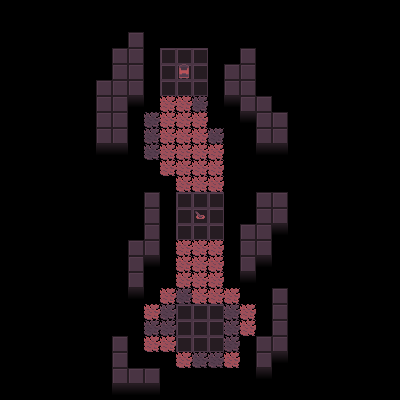

This is a level from a 2D game, rendered from its Tiled map with the project's own tilesets. A one-line summary and the complete map file follow:
An orthogonal 25x25 tile map with 16x16 px tiles, 4 tile layers (Ground, SwitchOff, SwitchOn, Stuff).

<map version="1.2" tiledversion="1.3.4" orientation="orthogonal" renderorder="right-down" width="25" height="25" tilewidth="16" tileheight="16" infinite="0" nextlayerid="32" nextobjectid="3">
 <properties>
  <property name="Caption" value="As fast as it came,|it's going away again.;My heart is still pounding,|but I can breathe." />
  <property name="LightIncrease" type="float" value="10" />
  <property name="SpawnX" type="int" value="12" />
  <property name="SpawnY" type="int" value="20" />
 </properties>
 <tileset firstgid="1" source="Tileset.tsx" />
 <layer id="1" name="Ground" width="25" height="25">
  <data encoding="csv">
0,0,0,0,0,0,0,0,0,0,0,0,0,0,0,0,0,0,0,0,0,0,0,0,0,
0,0,0,0,0,0,0,0,0,0,0,0,0,0,0,0,0,0,0,0,0,0,0,0,0,
0,0,0,0,0,0,0,0,2,0,0,0,0,0,0,0,0,0,0,0,0,0,0,0,0,
0,0,0,0,0,0,0,2,2,0,3,3,3,0,0,2,0,0,0,0,0,0,0,0,0,
0,0,0,0,0,0,0,2,2,0,3,3,3,0,2,2,0,0,0,0,0,0,0,0,0,
0,0,0,0,0,0,2,2,2,0,3,3,3,0,2,2,0,0,0,0,0,0,0,0,0,
0,0,0,0,0,0,2,2,10,0,0,0,1,0,10,2,2,0,0,0,0,0,0,0,0,
0,0,0,0,0,0,2,2,0,1,0,0,0,0,0,10,2,2,0,0,0,0,0,0,0,
0,0,0,0,0,0,2,2,0,1,0,0,0,1,0,0,2,2,0,0,0,0,0,0,0,
0,0,0,0,0,0,10,10,0,1,0,0,0,0,0,0,10,10,0,0,0,0,0,0,0,
0,0,0,0,0,0,0,0,0,0,0,0,0,0,0,0,0,0,0,0,0,0,0,0,0,
0,0,0,0,0,0,0,0,0,0,0,0,0,0,0,0,0,0,0,0,0,0,0,0,0,
0,0,0,0,0,0,0,0,0,2,0,3,3,3,0,0,2,2,0,0,0,0,0,0,0,
0,0,0,0,0,0,0,0,0,2,0,3,0,3,0,0,2,2,0,0,0,0,0,0,0,
0,0,0,0,0,0,0,0,0,2,0,3,3,3,0,2,2,10,0,0,0,0,0,0,0,
0,0,0,0,0,0,0,0,2,2,0,0,0,0,0,2,2,0,0,0,0,0,0,0,0,
0,0,0,0,0,0,0,0,2,10,0,0,0,0,0,2,10,0,0,0,0,0,0,0,0,
0,0,0,0,0,0,0,0,2,0,0,0,17,0,0,10,0,0,0,0,0,0,0,0,0,
0,0,0,0,0,0,0,0,10,0,17,1,0,0,17,0,0,2,0,0,0,0,0,0,0,
0,0,0,0,0,0,0,0,0,17,1,3,3,3,1,17,0,2,0,0,0,0,0,0,0,
0,0,0,0,0,0,0,0,0,1,1,3,3,3,1,17,0,2,0,0,0,0,0,0,0,
0,0,0,0,0,0,0,2,0,17,17,3,3,3,1,0,2,2,0,0,0,0,0,0,0,
0,0,0,0,0,0,0,2,0,0,0,17,1,1,17,0,2,10,0,0,0,0,0,0,0,
0,0,0,0,0,0,0,2,2,2,0,0,0,0,0,0,10,0,0,0,0,0,0,0,0,
0,0,0,0,0,0,0,10,10,10,0,0,0,0,0,0,0,0,0,0,0,0,0,0,0
</data>
 </layer>
 <layer id="31" name="SwitchOff" width="25" height="25">
  <properties>
   <property name="Activated" type="bool" value="true" />
   <property name="ActivatorX" type="int" value="12" />
   <property name="ActivatorY" type="int" value="13" />
  </properties>
  <data encoding="csv">
0,0,0,0,0,0,0,0,0,0,0,0,0,0,0,0,0,0,0,0,0,0,0,0,0,
0,0,0,0,0,0,0,0,0,0,0,0,0,0,0,0,0,0,0,0,0,0,0,0,0,
0,0,0,0,0,0,0,0,0,0,0,0,0,0,0,0,0,0,0,0,0,0,0,0,0,
0,0,0,0,0,0,0,0,0,0,0,0,0,0,0,0,0,0,0,0,0,0,0,0,0,
0,0,0,0,0,0,0,0,0,0,0,0,0,0,0,0,0,0,0,0,0,0,0,0,0,
0,0,0,0,0,0,0,0,0,0,0,0,0,0,0,0,0,0,0,0,0,0,0,0,0,
0,0,0,0,0,0,0,0,0,0,0,0,0,0,0,0,0,0,0,0,0,0,0,0,0,
0,0,0,0,0,0,0,0,0,0,0,0,0,0,0,0,0,0,0,0,0,0,0,0,0,
0,0,0,0,0,0,0,0,0,0,0,0,0,0,0,0,0,0,0,0,0,0,0,0,0,
0,0,0,0,0,0,0,0,0,0,0,0,0,0,0,0,0,0,0,0,0,0,0,0,0,
0,0,0,0,0,0,0,0,0,0,0,0,0,0,0,0,0,0,0,0,0,0,0,0,0,
0,0,0,0,0,0,0,0,0,0,0,0,0,0,0,0,0,0,0,0,0,0,0,0,0,
0,0,0,0,0,0,0,0,0,0,0,0,0,0,0,0,0,0,0,0,0,0,0,0,0,
0,0,0,0,0,0,0,0,0,0,0,0,0,0,0,0,0,0,0,0,0,0,0,0,0,
0,0,0,0,0,0,0,0,0,0,0,0,0,0,0,0,0,0,0,0,0,0,0,0,0,
0,0,0,0,0,0,0,0,0,0,0,17,17,17,0,0,0,0,0,0,0,0,0,0,0,
0,0,0,0,0,0,0,0,0,0,0,17,17,17,0,0,0,0,0,0,0,0,0,0,0,
0,0,0,0,0,0,0,0,0,0,0,17,0,17,0,0,0,0,0,0,0,0,0,0,0,
0,0,0,0,0,0,0,0,0,0,0,0,17,17,0,0,0,0,0,0,0,0,0,0,0,
0,0,0,0,0,0,0,0,0,0,0,0,0,0,0,0,0,0,0,0,0,0,0,0,0,
0,0,0,0,0,0,0,0,0,0,0,0,0,0,0,0,0,0,0,0,0,0,0,0,0,
0,0,0,0,0,0,0,0,0,0,0,0,0,0,0,0,0,0,0,0,0,0,0,0,0,
0,0,0,0,0,0,0,0,0,0,0,0,0,0,0,0,0,0,0,0,0,0,0,0,0,
0,0,0,0,0,0,0,0,0,0,0,0,0,0,0,0,0,0,0,0,0,0,0,0,0,
0,0,0,0,0,0,0,0,0,0,0,0,0,0,0,0,0,0,0,0,0,0,0,0,0
</data>
 </layer>
 <layer id="30" name="SwitchOn" width="25" height="25">
  <properties>
   <property name="Activated" type="bool" value="false" />
   <property name="ActivatorX" type="int" value="12" />
   <property name="ActivatorY" type="int" value="13" />
  </properties>
  <data encoding="csv">
0,0,0,0,0,0,0,0,0,0,0,0,0,0,0,0,0,0,0,0,0,0,0,0,0,
0,0,0,0,0,0,0,0,0,0,0,0,0,0,0,0,0,0,0,0,0,0,0,0,0,
0,0,0,0,0,0,0,0,0,0,0,0,0,0,0,0,0,0,0,0,0,0,0,0,0,
0,0,0,0,0,0,0,0,0,0,0,0,0,0,0,0,0,0,0,0,0,0,0,0,0,
0,0,0,0,0,0,0,0,0,0,0,0,0,0,0,0,0,0,0,0,0,0,0,0,0,
0,0,0,0,0,0,0,0,0,0,0,0,0,0,0,0,0,0,0,0,0,0,0,0,0,
0,0,0,0,0,0,0,0,0,0,17,17,0,0,0,0,0,0,0,0,0,0,0,0,0,
0,0,0,0,0,0,0,0,0,0,17,17,17,0,0,0,0,0,0,0,0,0,0,0,0,
0,0,0,0,0,0,0,0,0,0,17,17,17,0,0,0,0,0,0,0,0,0,0,0,0,
0,0,0,0,0,0,0,0,0,0,17,17,17,17,0,0,0,0,0,0,0,0,0,0,0,
0,0,0,0,0,0,0,0,0,0,17,17,17,17,0,0,0,0,0,0,0,0,0,0,0,
0,0,0,0,0,0,0,0,0,0,0,17,17,17,0,0,0,0,0,0,0,0,0,0,0,
0,0,0,0,0,0,0,0,0,0,0,0,0,0,0,0,0,0,0,0,0,0,0,0,0,
0,0,0,0,0,0,0,0,0,0,0,0,0,0,0,0,0,0,0,0,0,0,0,0,0,
0,0,0,0,0,0,0,0,0,0,0,0,0,0,0,0,0,0,0,0,0,0,0,0,0,
0,0,0,0,0,0,0,0,0,0,0,0,0,0,0,0,0,0,0,0,0,0,0,0,0,
0,0,0,0,0,0,0,0,0,0,0,0,0,0,0,0,0,0,0,0,0,0,0,0,0,
0,0,0,0,0,0,0,0,0,0,0,0,0,0,0,0,0,0,0,0,0,0,0,0,0,
0,0,0,0,0,0,0,0,0,0,0,0,0,0,0,0,0,0,0,0,0,0,0,0,0,
0,0,0,0,0,0,0,0,0,0,0,0,0,0,0,0,0,0,0,0,0,0,0,0,0,
0,0,0,0,0,0,0,0,0,0,0,0,0,0,0,0,0,0,0,0,0,0,0,0,0,
0,0,0,0,0,0,0,0,0,0,0,0,0,0,0,0,0,0,0,0,0,0,0,0,0,
0,0,0,0,0,0,0,0,0,0,0,0,0,0,0,0,0,0,0,0,0,0,0,0,0,
0,0,0,0,0,0,0,0,0,0,0,0,0,0,0,0,0,0,0,0,0,0,0,0,0,
0,0,0,0,0,0,0,0,0,0,0,0,0,0,0,0,0,0,0,0,0,0,0,0,0
</data>
 </layer>
 <layer id="2" name="Stuff" width="25" height="25">
  <data encoding="csv">
0,0,0,0,0,0,0,0,0,0,0,0,0,0,0,0,0,0,0,0,0,0,0,0,0,
0,0,0,0,0,0,0,0,0,0,0,0,0,0,0,0,0,0,0,0,0,0,0,0,0,
0,0,0,0,0,0,0,0,0,0,0,0,0,0,0,0,0,0,0,0,0,0,0,0,0,
0,0,0,0,0,0,0,0,0,0,0,0,0,0,0,0,0,0,0,0,0,0,0,0,0,
0,0,0,0,0,0,0,0,0,0,0,4,0,0,0,0,0,0,0,0,0,0,0,0,0,
0,0,0,0,0,0,0,0,0,0,0,0,0,0,0,0,0,0,0,0,0,0,0,0,0,
0,0,0,0,0,0,0,0,0,0,0,0,0,0,0,0,0,0,0,0,0,0,0,0,0,
0,0,0,0,0,0,0,0,0,0,0,0,0,0,0,0,0,0,0,0,0,0,0,0,0,
0,0,0,0,0,0,0,0,0,0,0,0,0,0,0,0,0,0,0,0,0,0,0,0,0,
0,0,0,0,0,0,0,0,0,0,0,0,0,0,0,0,0,0,0,0,0,0,0,0,0,
0,0,0,0,0,0,0,0,0,0,0,0,0,0,0,0,0,0,0,0,0,0,0,0,0,
0,0,0,0,0,0,0,0,0,0,0,0,0,0,0,0,0,0,0,0,0,0,0,0,0,
0,0,0,0,0,0,0,0,0,0,0,0,0,0,0,0,0,0,0,0,0,0,0,0,0,
0,0,0,0,0,0,0,0,0,0,0,0,13,0,0,0,0,0,0,0,0,0,0,0,0,
0,0,0,0,0,0,0,0,0,0,0,0,0,0,0,0,0,0,0,0,0,0,0,0,0,
0,0,0,0,0,0,0,0,0,0,0,0,0,0,0,0,0,0,0,0,0,0,0,0,0,
0,0,0,0,0,0,0,0,0,0,0,0,0,0,0,0,0,0,0,0,0,0,0,0,0,
0,0,0,0,0,0,0,0,0,0,0,0,0,0,0,0,0,0,0,0,0,0,0,0,0,
0,0,0,0,0,0,0,0,0,0,0,0,0,0,0,0,0,0,0,0,0,0,0,0,0,
0,0,0,0,0,0,0,0,0,0,0,0,0,0,0,0,0,0,0,0,0,0,0,0,0,
0,0,0,0,0,0,0,0,0,0,0,0,0,0,0,0,0,0,0,0,0,0,0,0,0,
0,0,0,0,0,0,0,0,0,0,0,0,0,0,0,0,0,0,0,0,0,0,0,0,0,
0,0,0,0,0,0,0,0,0,0,0,0,0,0,0,0,0,0,0,0,0,0,0,0,0,
0,0,0,0,0,0,0,0,0,0,0,0,0,0,0,0,0,0,0,0,0,0,0,0,0,
0,0,0,0,0,0,0,0,0,0,0,0,0,0,0,0,0,0,0,0,0,0,0,0,0
</data>
 </layer>
</map>
